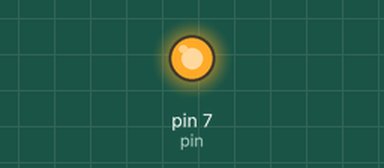
Simulated run of this program. Board: Raspberry Pi (header pin numbers). Shown: output pins drawn as LEDs (lit = HIGH). At 0.4 s the program stops and its outputs stay as they are.

Above: at 0.2 s.
Timing chart, 0 to 1.9 s (numbered marks = the images above):
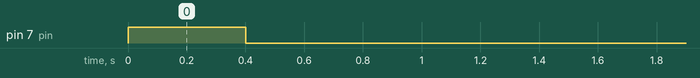

Measured:
- by itself, pin 7 (pin): LOW → HIGH at 0.00 s, → LOW 0.40 s later

The program:

FB007_buzzersmall_procedura.py
```python
## Define function named Blink()
def Beeep(lenght,pin):
	import RPi.GPIO as GPIO ## Import GPIO Library
	import time ## Import 'time' library.  Allows us to use 'sleep'
	GPIO.setmode(GPIO.BOARD) ## Use BOARD pin numbering
	GPIO.setup(pin, GPIO.OUT) ## Setup GPIO pin 7 to OUT
	GPIO.output(pin, True) ## Turn on GPIO pin 7
	time.sleep(lenght) ## Wait
	GPIO.output(pin, False) ## Switch off GPIO pin 7
#	GPIO.cleanup()

pin = 7
lenght = 0.4
Beeep(float(lenght),int(pin))
        
```
